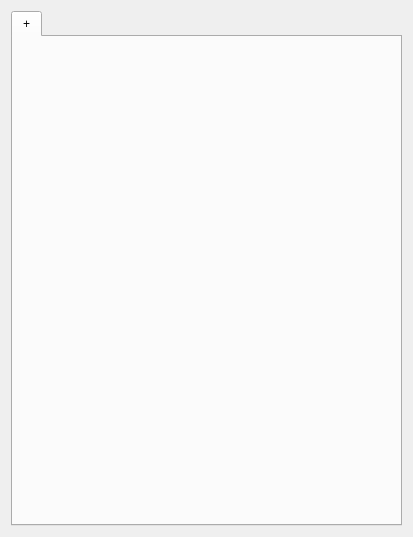
<?xml version="1.0" encoding="UTF-8"?>
<ui version="4.0">
 <class>Form</class>
 <widget class="QWidget" name="Form">
  <property name="geometry">
   <rect>
    <x>0</x>
    <y>0</y>
    <width>413</width>
    <height>537</height>
   </rect>
  </property>
  <property name="windowTitle">
   <string>Form</string>
  </property>
  <layout class="QGridLayout" name="gridLayout">
   <item row="0" column="0">
    <layout class="QVBoxLayout" name="verticalLayout">
     <property name="spacing">
      <number>0</number>
     </property>
     <property name="sizeConstraint">
      <enum>QLayout::SetDefaultConstraint</enum>
     </property>
     <item>
      <widget class="QTabWidget" name="tabWidget">
       <property name="currentIndex">
        <number>0</number>
       </property>
       <widget class="QWidget" name="tabAddWidget">
        <attribute name="title">
         <string>+</string>
        </attribute>
       </widget>
      </widget>
     </item>
    </layout>
   </item>
  </layout>
 </widget>
 <resources/>
 <connections/>
</ui>
